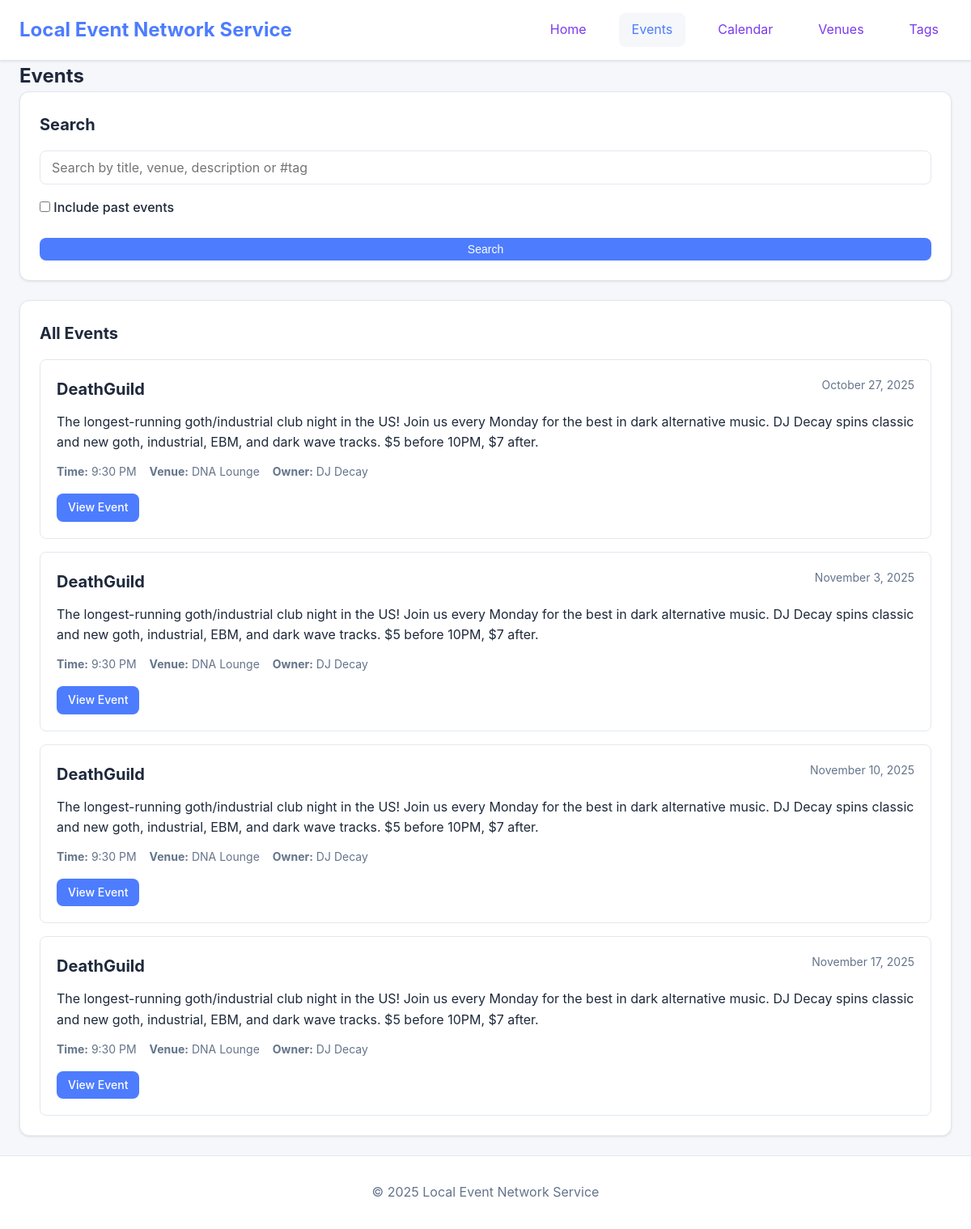
Page /index.php?page=events on the committed database.
### tables this page shows
CREATE TABLE IF NOT EXISTS events (
    id INT UNSIGNED AUTO_INCREMENT PRIMARY KEY,
    title VARCHAR(255) NOT NULL,
    description TEXT,
    event_date DATE NOT NULL,
    event_time TIME,
    venue_id INT UNSIGNED,
    owner_name VARCHAR(255) NOT NULL,
    deputies TEXT,
    image VARCHAR(255),
    tags TEXT,
    is_recurring BOOLEAN DEFAULT FALSE,
    recurrence_pattern TEXT COMMENT 'JSON field storing recurrence details',
    created_at TIMESTAMP DEFAULT CURRENT_TIMESTAMP,
    FOREIGN KEY (venue_id) REFERENCES venues(id) ON DELETE SET NULL,
    INDEX idx_event_date (event_date),
    INDEX idx_venue (venue_id)
);

CREATE TABLE IF NOT EXISTS venues (
    id INT UNSIGNED AUTO_INCREMENT PRIMARY KEY,
    name VARCHAR(255) NOT NULL,
    description TEXT,
    address VARCHAR(255),
    city VARCHAR(100),
    state VARCHAR(50),
    zip_code VARCHAR(20),
    owner_name VARCHAR(255) NOT NULL,
    deputies TEXT,
    image VARCHAR(255),
    open_times TEXT,
    tags TEXT,
    is_private BOOLEAN DEFAULT FALSE COMMENT 'Private venues are custom addresses created by users',
    is_public BOOLEAN DEFAULT TRUE COMMENT 'Can be toggled by venue owner to make venue public',
    created_at TIMESTAMP DEFAULT CURRENT_TIMESTAMP,
    INDEX idx_name (name)
);

### includes/helpers.php (called while the page is built, shortened)
<?php
function e(?string $value): string
{
    return htmlspecialchars($value ?? '', ENT_QUOTES, 'UTF-8');
}
function format_date(?string $date): string
{
    $timestamp = strtotime($date);
    return $timestamp ? date('F j, Y', $timestamp) : e($date);
}
function format_time(?string $time): string
{
    $timestamp = strtotime($time);
    return $timestamp ? date('g:i A', $timestamp) : e($time);
}

### includes/managers/EventManager.php (called while the page is built, shortened)
<?php
class EventManager
{
    public function all(): array
    {
        $stmt = $this->db->query(
            'SELECT e.*, v.name AS venue_name
             FROM events e
             LEFT JOIN venues v ON e.venue_id = v.id
             ORDER BY e.event_date ASC, e.event_time ASC'
        );
        $events = $stmt->fetchAll(PDO::FETCH_ASSOC);
        $eventIds = array_map(static fn (array $event): int => (int) $event['id'], $events);
        $calendarEntries = $this->fetchCalendarEntries($eventIds);
        $shares = $this->fetchStringRelations('event_shares', 'event_id', 'shared_with', $eventIds);
        return array_map(function (array $event) use ($calendarEntries, $shares): array {
            $id = (int) $event['id'];
            $deputies = json_decode($event['deputies'] ?? '[]', true) ?: [];
            $tags = json_decode($event['tags'] ?? '[]', true) ?: [];
            return [
                'id' => $id,
                'title' => $event['title'],
                'description' => $event['description'],
                'event_date' => $event['event_date'],
                'start_time' => $event['event_time'],
                'venue_id' => $event['venue_id'],
                'venue_name' => $event['venue_name'],
                'owner' => $event['owner_name'],
                'deputies' => $deputies,
                'image' => $event['image'],
                'tags' => $tags,
                'calendar_entries' => $calendarEntries[$id] ?? [],
                'shared_with' => $shares[$id] ?? [],
                'created_at' => $event['created_at'],
            ];
        }, $events);
    }
    public function upcoming(int $limit = 5): array
    {
        $today = new DateTimeImmutable('today');
        $events = array_filter($this->all(), static function (array $event) use ($today): bool {
            if (empty($event['event_date'])) {
                return false;
            }
            $eventDate = DateTimeImmutable::createFromFormat('Y-m-d', $event['event_date']);
            return $eventDate instanceof DateTimeImmutable && $eventDate >= $today;
        });
        return array_slice(array_values($events), 0, $limit);
    }
    private function fetchStringRelations(string $table, string $keyColumn, string $valueColumn, array $ids): array
    {
        $placeholders = implode(',', array_fill(0, count($ids), '?'));
        $stmt = $this->db->prepare(
            sprintf('SELECT %s, %s FROM %s WHERE %s IN (%s)', $keyColumn, $valueColumn, $table, $keyColumn, $placeholders)
        );
        $stmt->execute(array_values($ids));
        $result = [];
        return $result;
    }
    private function fetchCalendarEntries(array $ids): array
    {
        $placeholders = implode(',', array_fill(0, count($ids), '?'));
        $stmt = $this->db->prepare(
            sprintf('SELECT id, event_id, name, added_at FROM event_calendar_entries WHERE event_id IN (%s) ORDER BY added_at ASC', $placeholders)
        );
        $stmt->execute(array_values($ids));
        $result = [];
        return $result;
    }
}

### includes/pages/events.php (the view, shortened to what this page needs)
<section>
    <h2>Events</h2>
    <div class="card">
        <h3>Search</h3>
        <form method="get" class="form">
            <div class="form-row">
                <input type="text" name="q" placeholder="Search by title, venue, description or #tag" value="<?= e((string)($_GET['q'] ?? '')) ?>">
            </div>
            <div class="form-row">
                <label><input type="checkbox" name="show_past" value="1" <?= !empty($_GET['show_past']) ? 'checked' : '' ?>> Include past events</label>
            </div>
            <button type="submit" class="button-small">Search</button>
        </form>
    </div>
    <?php
    $query = strtolower(trim((string)($_GET['q'] ?? '')));
    $includePast = !empty($_GET['show_past']);
    $today = new DateTimeImmutable('today');
    $events = array_values(array_filter($events, static function(array $e) use ($query, $includePast, $today): bool {
        $date = DateTimeImmutable::createFromFormat('Y-m-d', $e['event_date'] ?? '') ?: null;
        if (!$includePast && $date instanceof DateTimeImmutable && $date < $today) {
            return false;
        }
        if ($query === '') return true;
        $haystack = strtolower(trim(($e['title'] ?? '') . ' ' . ($e['description'] ?? '') . ' ' . ($e['venue_name'] ?? '') . ' ' . implode(' ', $e['tags'] ?? [])));
        return strpos($haystack, $query) !== false;
    }));
    ?>
    <div class="card">
        <h3>All Events</h3>
        <?php if ($events): ?>
            <?php foreach ($events as $event): ?>
                <div class="event-item" id="<?= e($event['id']) ?>">
                    <div class="event-header">
                        <h4><?= e($event['title']) ?></h4>
                        <span class="event-date"><?= format_date($event['event_date']) ?></span>
                    </div>
                    <?php if (!empty($event['description'])): ?>
                        <p><?= e($event['description']) ?></p>
                    <?php endif; ?>
                    <div class="event-details">
                        <?php if (!empty($event['start_time'])): ?>
                            <span><strong>Time:</strong> <?= format_time($event['start_time']) ?></span>
                        <?php endif; ?>
                        <?php if (!empty($event['venue_name'])): ?>
                            <span><strong>Venue:</strong> <?= e($event['venue_name']) ?></span>
                        <?php endif; ?>
                        <span><strong>Owner:</strong> <?= e($event['owner']) ?></span>
                    </div>
                    <div class="event-actions">
                        <a class="button-small" href="?page=event&id=<?= e($event['id']) ?>">View Event</a>
                    </div>
                </div>
            <?php endforeach; ?>
        <?php else: ?>
            <p>No events yet. Create your first event above.</p>
        <?php endif; ?>
    </div>
</section>

### public/css/style.css (style rules this page uses)
:root { --primary-color: #4d7cff; --primary-hover: #3b5bdb; --secondary-color: #7b3aed; --success-color: #10b981; --error-color: #ef4444; --bg-color: #f5f7fa; --card-bg: #ffffff; --text-color: #1e293b; --text-subtle: #64748b; --border-color: #e2e8f0; --shadow: 0 1px 3px rgba(0, 0, 0, 0.1); --shadow-md: 0 4px 6px rgba(0, 0, 0, 0.1); --tag-bg: #4d7cff; --tag-text: #ffffff; }
.theme-dark { --primary-color: #5e9aff; --primary-hover: #4d7cff; --secondary-color: #9d4dff; --success-color: #10b981; --error-color: #ef4444; --bg-color: #1a1a2e; --card-bg: #16213e; --text-color: #e5e7eb; --text-subtle: #94a3b8; --border-color: #273057; --shadow: 0 1px 3px rgba(0, 0, 0, 0.4); --shadow-md: 0 4px 6px rgba(0, 0, 0, 0.4); --tag-bg: #5e9aff; --tag-text: #0f0f1e; }
[data-theme="light"] { --primary-color: #4d7cff; --primary-hover: #3b5bdb; --secondary-color: #7b3aed; --success-color: #10b981; --error-color: #ef4444; --bg-color: #f5f7fa; --card-bg: #ffffff; --text-color: #1e293b; --text-subtle: #64748b; --border-color: #e2e8f0; --shadow: 0 1px 3px rgba(0, 0, 0, 0.1); --shadow-md: 0 4px 6px rgba(0, 0, 0, 0.1); --tag-bg: #4d7cff; --tag-text: #ffffff; }
* { margin: 0; padding: 0; box-sizing: border-box; }
body { font-family: -apple-system, BlinkMacSystemFont, 'Segoe UI', Roboto, Oxygen, Ubuntu, Cantarell, sans-serif; line-height: 1.6; color: var(--text-color); background: var(--bg-color); }
.card { background: var(--card-bg); border-radius: 0.75rem; padding: 1.5rem; margin-bottom: 1.5rem; box-shadow: var(--shadow); border: 1px solid var(--border-color); }
.card h2, .card h3 { margin-bottom: 1rem; color: var(--text-color); }
.card h3 { font-size: 1.25rem; }
.form { display: flex; flex-direction: column; gap: 1rem; }
.form-row { display: flex; flex-direction: column; }
.form-row label { font-weight: 500; margin-bottom: 0.5rem; color: var(--text-color); }
input[type="text"], input[type="email"], input[type="password"], input[type="date"], input[type="time"], input[type="file"], select, textarea { width: 100%; padding: 0.625rem 0.875rem; border: 1px solid var(--border-color); border-radius: 0.5rem; font-size: 1rem; font-family: inherit; transition: all 0.2s; }
.button, .button-small { background: var(--primary-color); color: white; border: none; padding: 0.625rem 1.25rem; border-radius: 0.5rem; font-size: 1rem; font-weight: 500; cursor: pointer; transition: all 0.2s; text-decoration: none; display: inline-block; text-align: center; }
.button-small { padding: 0.375rem 0.875rem; font-size: 0.875rem; }
.event-item, .venue-item { padding: 1.25rem; border: 1px solid var(--border-color); border-radius: 0.5rem; margin-bottom: 1rem; }
.event-item:last-child, .venue-item:last-child { margin-bottom: 0; }
.event-header { display: flex; justify-content: space-between; align-items: start; margin-bottom: 0.75rem; }
.event-header h4 { font-size: 1.25rem; margin: 0; }
.event-date { color: var(--text-subtle); font-size: 0.875rem; white-space: nowrap; }
.event-details, .venue-details, .venue-meta { display: flex; flex-wrap: wrap; gap: 1rem; margin-top: 0.75rem; font-size: 0.875rem; color: var(--text-subtle); }
.event-actions { display: flex; gap: 0.5rem; margin-top: 1rem; }

### rows in the picture
events: title "DeathGuild", event_date "October 27, 2025", description "The longest-running goth/industrial club night in the US! Join us every Monday for the best in dark alternative music. DJ Decay spins classic and new goth, industrial, EBM, and dark wave tracks. $5 before 10PM, $7 after.", event_time "9:30 PM", venue.name "DNA Lounge", owner_name "DJ Decay"
events: title "DeathGuild", event_date "November 3, 2025", description "The longest-running goth/industrial club night in the US! Join us every Monday for the best in dark alternative music. DJ Decay spins classic and new goth, industrial, EBM, and dark wave tracks. $5 before 10PM, $7 after.", event_time "9:30 PM", venue.name "DNA Lounge", owner_name "DJ Decay"
events: title "DeathGuild", event_date "November 10, 2025", description "The longest-running goth/industrial club night in the US! Join us every Monday for the best in dark alternative music. DJ Decay spins classic and new goth, industrial, EBM, and dark wave tracks. $5 before 10PM, $7 after.", event_time "9:30 PM", venue.name "DNA Lounge", owner_name "DJ Decay"
events: title "DeathGuild", event_date "November 17, 2025", description "The longest-running goth/industrial club night in the US! Join us every Monday for the best in dark alternative music. DJ Decay spins classic and new goth, industrial, EBM, and dark wave tracks. $5 before 10PM, $7 after.", event_time "9:30 PM", venue.name "DNA Lounge", owner_name "DJ Decay"

### other values in the picture
$siteName "Local Event Network Service"
